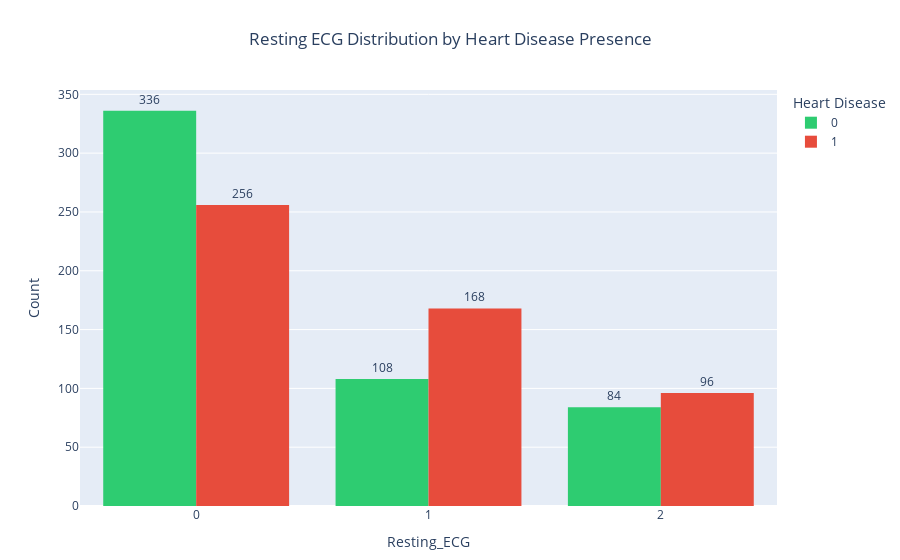

The cell this chart's notebook holds for it:
### Code cell
# Creating interactive plot 
fig = px.histogram(df, x='resting_ecg', color='target', barmode='group',
                   color_discrete_map={0: '#2ECC71', 1: '#E74C3C'},  # Green for 'No Disease', Red for 'Disease'
                   labels={'target': 'Heart Disease'},
                   title="Resting ECG Distribution by Heart Disease Presence")

# Customizing layout 
fig.update_layout(
    xaxis_title="Resting_ECG",
    yaxis_title="Count",
    legend_title="Heart Disease",
    bargap=0.2,  
    title_x=0.5,  
    margin=dict(t=90, b=50)
)

# Showing the count labels on top of bars
fig.update_traces(texttemplate='%{y}', textposition='outside')

fig.show()

### Figure 1 — Plotly figure (JSON) as saved in the notebook; plotly's stock layout.template omitted (floating-point values rounded to 4 significant figures; data arrays with more than 128 entries replaced by an {"elided": "..."} marker saying what was removed)
{"data": [{"alignmentgroup": "True", "bingroup": "x", "hovertemplate": "Heart Disease=0<br>resting_ecg=%{x}<br>count=%{y}<extra></extra>", "legendgroup": "0", "marker": {"color": "#2ECC71", "pattern": {"shape": ""}}, "name": "0", "offsetgroup": "0", "orientation": "v", "showlegend": true, "textposition": "outside", "texttemplate": "%{y}", "type": "histogram", "x": {"elided": "528 int values"}, "xaxis": "x", "yaxis": "y"}, {"alignmentgroup": "True", "bingroup": "x", "hovertemplate": "Heart Disease=1<br>resting_ecg=%{x}<br>count=%{y}<extra></extra>", "legendgroup": "1", "marker": {"color": "#E74C3C", "pattern": {"shape": ""}}, "name": "1", "offsetgroup": "1", "orientation": "v", "showlegend": true, "textposition": "outside", "texttemplate": "%{y}", "type": "histogram", "x": {"elided": "520 int values"}, "xaxis": "x", "yaxis": "y"}], "layout": {"bargap": 0.2, "barmode": "group", "legend": {"title": {"text": "Heart Disease"}, "tracegroupgap": 0}, "margin": {"b": 50, "t": 90}, "title": {"text": "Resting ECG Distribution by Heart Disease Presence", "x": 0.5}, "xaxis": {"anchor": "y", "domain": [0, 1], "title": {"text": "Resting_ECG"}}, "yaxis": {"anchor": "x", "domain": [0, 1], "title": {"text": "Count"}}}}
